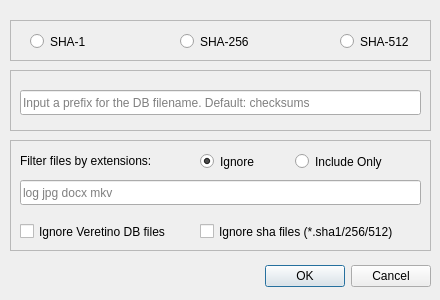
<?xml version="1.0" encoding="UTF-8"?>
<ui version="4.0">
 <class>settingDialog</class>
 <widget class="QDialog" name="settingDialog">
  <property name="geometry">
   <rect>
    <x>0</x>
    <y>0</y>
    <width>440</width>
    <height>300</height>
   </rect>
  </property>
  <property name="windowTitle">
   <string>Settings</string>
  </property>
  <widget class="QDialogButtonBox" name="buttonBox">
   <property name="geometry">
    <rect>
     <x>250</x>
     <y>260</y>
     <width>181</width>
     <height>32</height>
    </rect>
   </property>
   <property name="orientation">
    <enum>Qt::Horizontal</enum>
   </property>
   <property name="standardButtons">
    <set>QDialogButtonBox::Cancel|QDialogButtonBox::Ok</set>
   </property>
  </widget>
  <widget class="QFrame" name="frame">
   <property name="geometry">
    <rect>
     <x>10</x>
     <y>20</y>
     <width>421</width>
     <height>41</height>
    </rect>
   </property>
   <property name="frameShape">
    <enum>QFrame::StyledPanel</enum>
   </property>
   <property name="frameShadow">
    <enum>QFrame::Raised</enum>
   </property>
   <widget class="QRadioButton" name="rbSha1">
    <property name="geometry">
     <rect>
      <x>20</x>
      <y>10</y>
      <width>92</width>
      <height>23</height>
     </rect>
    </property>
    <property name="text">
     <string>SHA-1</string>
    </property>
   </widget>
   <widget class="QRadioButton" name="rbSha256">
    <property name="geometry">
     <rect>
      <x>170</x>
      <y>10</y>
      <width>92</width>
      <height>23</height>
     </rect>
    </property>
    <property name="text">
     <string>SHA-256</string>
    </property>
   </widget>
   <widget class="QRadioButton" name="rbSha512">
    <property name="geometry">
     <rect>
      <x>330</x>
      <y>10</y>
      <width>81</width>
      <height>23</height>
     </rect>
    </property>
    <property name="text">
     <string>SHA-512</string>
    </property>
   </widget>
  </widget>
  <widget class="QFrame" name="frame_2">
   <property name="geometry">
    <rect>
     <x>10</x>
     <y>140</y>
     <width>421</width>
     <height>111</height>
    </rect>
   </property>
   <property name="frameShape">
    <enum>QFrame::StyledPanel</enum>
   </property>
   <property name="frameShadow">
    <enum>QFrame::Raised</enum>
   </property>
   <widget class="QLabel" name="label">
    <property name="geometry">
     <rect>
      <x>10</x>
      <y>10</y>
      <width>211</width>
      <height>21</height>
     </rect>
    </property>
    <property name="text">
     <string>Filter files by extensions:</string>
    </property>
   </widget>
   <widget class="QLineEdit" name="inputExtensions">
    <property name="geometry">
     <rect>
      <x>10</x>
      <y>40</y>
      <width>401</width>
      <height>25</height>
     </rect>
    </property>
    <property name="toolTip">
     <string>Extensions list separated by spaces</string>
    </property>
    <property name="placeholderText">
     <string>log jpg docx mkv</string>
    </property>
    <property name="clearButtonEnabled">
     <bool>true</bool>
    </property>
   </widget>
   <widget class="QCheckBox" name="ignoreDbFiles">
    <property name="geometry">
     <rect>
      <x>10</x>
      <y>80</y>
      <width>181</width>
      <height>23</height>
     </rect>
    </property>
    <property name="toolTip">
     <string>Exclude *.ver.json files from the filelist</string>
    </property>
    <property name="text">
     <string>Ignore Veretino DB files</string>
    </property>
   </widget>
   <widget class="QCheckBox" name="ignoreShaFiles">
    <property name="geometry">
     <rect>
      <x>190</x>
      <y>80</y>
      <width>231</width>
      <height>23</height>
     </rect>
    </property>
    <property name="toolTip">
     <string>Exclude checksum summary files from the filelist</string>
    </property>
    <property name="text">
     <string>Ignore sha files (*.sha1/256/512)</string>
    </property>
   </widget>
   <widget class="QRadioButton" name="radioButtonIgnore">
    <property name="geometry">
     <rect>
      <x>190</x>
      <y>10</y>
      <width>96</width>
      <height>23</height>
     </rect>
    </property>
    <property name="text">
     <string>Ignore</string>
    </property>
    <property name="checked">
     <bool>true</bool>
    </property>
   </widget>
   <widget class="QRadioButton" name="radioButtonOnly">
    <property name="geometry">
     <rect>
      <x>285</x>
      <y>10</y>
      <width>121</width>
      <height>23</height>
     </rect>
    </property>
    <property name="text">
     <string>Include Only</string>
    </property>
   </widget>
  </widget>
  <widget class="QFrame" name="frame_3">
   <property name="geometry">
    <rect>
     <x>10</x>
     <y>70</y>
     <width>421</width>
     <height>61</height>
    </rect>
   </property>
   <property name="frameShape">
    <enum>QFrame::StyledPanel</enum>
   </property>
   <property name="frameShadow">
    <enum>QFrame::Raised</enum>
   </property>
   <widget class="QLineEdit" name="inputJsonFileNamePrefix">
    <property name="geometry">
     <rect>
      <x>10</x>
      <y>20</y>
      <width>401</width>
      <height>25</height>
     </rect>
    </property>
    <property name="placeholderText">
     <string>Input a prefix for the DB filename. Default: checksums</string>
    </property>
    <property name="clearButtonEnabled">
     <bool>true</bool>
    </property>
   </widget>
  </widget>
 </widget>
 <resources/>
 <connections>
  <connection>
   <sender>buttonBox</sender>
   <signal>accepted()</signal>
   <receiver>settingDialog</receiver>
   <slot>accept()</slot>
   <hints>
    <hint type="sourcelabel">
     <x>248</x>
     <y>254</y>
    </hint>
    <hint type="destinationlabel">
     <x>157</x>
     <y>274</y>
    </hint>
   </hints>
  </connection>
  <connection>
   <sender>buttonBox</sender>
   <signal>rejected()</signal>
   <receiver>settingDialog</receiver>
   <slot>reject()</slot>
   <hints>
    <hint type="sourcelabel">
     <x>316</x>
     <y>260</y>
    </hint>
    <hint type="destinationlabel">
     <x>286</x>
     <y>274</y>
    </hint>
   </hints>
  </connection>
 </connections>
</ui>
